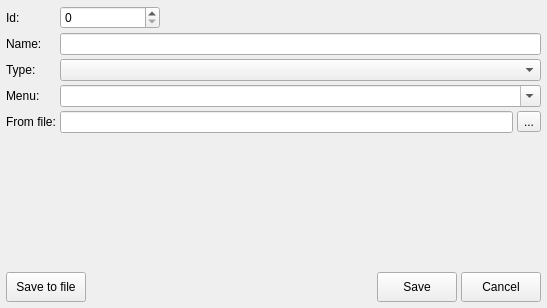
<?xml version="1.0" encoding="UTF-8"?>
<ui version="4.0">
 <class>ReportEditWidget</class>
 <widget class="QWidget" name="ReportEditWidget">
  <property name="geometry">
   <rect>
    <x>0</x>
    <y>0</y>
    <width>547</width>
    <height>308</height>
   </rect>
  </property>
  <property name="windowTitle">
   <string>Form</string>
  </property>
  <layout class="QFormLayout" name="formLayout">
   <property name="horizontalSpacing">
    <number>4</number>
   </property>
   <property name="verticalSpacing">
    <number>4</number>
   </property>
   <property name="leftMargin">
    <number>6</number>
   </property>
   <property name="topMargin">
    <number>6</number>
   </property>
   <property name="rightMargin">
    <number>6</number>
   </property>
   <property name="bottomMargin">
    <number>6</number>
   </property>
   <item row="0" column="0">
    <widget class="QLabel" name="label_3">
     <property name="text">
      <string>Id:</string>
     </property>
    </widget>
   </item>
   <item row="0" column="1">
    <widget class="AdvSpinBox" name="edId">
     <property name="maximumSize">
      <size>
       <width>100</width>
       <height>16777215</height>
      </size>
     </property>
    </widget>
   </item>
   <item row="1" column="0">
    <widget class="QLabel" name="label">
     <property name="text">
      <string>Name:</string>
     </property>
    </widget>
   </item>
   <item row="1" column="1">
    <widget class="AdvLineEdit" name="edName"/>
   </item>
   <item row="2" column="0">
    <widget class="QLabel" name="label_2">
     <property name="text">
      <string>Type:</string>
     </property>
    </widget>
   </item>
   <item row="2" column="1">
    <widget class="AdvComboBox" name="cmbType"/>
   </item>
   <item row="3" column="0">
    <widget class="QLabel" name="label_5">
     <property name="text">
      <string>Menu:</string>
     </property>
    </widget>
   </item>
   <item row="3" column="1">
    <widget class="AdvComboBox" name="cmbMenu">
     <property name="editable">
      <bool>true</bool>
     </property>
    </widget>
   </item>
   <item row="4" column="0">
    <widget class="QLabel" name="label_4">
     <property name="text">
      <string>From file:</string>
     </property>
    </widget>
   </item>
   <item row="4" column="1">
    <layout class="QHBoxLayout" name="horizontalLayout_3">
     <item>
      <widget class="AdvLineEdit" name="edInFile"/>
     </item>
     <item>
      <widget class="QToolButton" name="btnChooseSourceFile">
       <property name="text">
        <string>...</string>
       </property>
      </widget>
     </item>
    </layout>
   </item>
   <item row="6" column="0" colspan="2">
    <layout class="QHBoxLayout" name="horizontalLayout_2">
     <item>
      <widget class="QPushButton" name="btnSaveToFile">
       <property name="minimumSize">
        <size>
         <width>0</width>
         <height>30</height>
        </size>
       </property>
       <property name="text">
        <string>Save to file</string>
       </property>
      </widget>
     </item>
     <item>
      <spacer name="horizontalSpacer_2">
       <property name="orientation">
        <enum>Qt::Horizontal</enum>
       </property>
       <property name="sizeHint" stdset="0">
        <size>
         <width>40</width>
         <height>20</height>
        </size>
       </property>
      </spacer>
     </item>
     <item>
      <widget class="QPushButton" name="btnSave">
       <property name="minimumSize">
        <size>
         <width>0</width>
         <height>30</height>
        </size>
       </property>
       <property name="text">
        <string>Save</string>
       </property>
      </widget>
     </item>
     <item>
      <widget class="QPushButton" name="btnCancel">
       <property name="minimumSize">
        <size>
         <width>0</width>
         <height>30</height>
        </size>
       </property>
       <property name="text">
        <string>Cancel</string>
       </property>
      </widget>
     </item>
    </layout>
   </item>
   <item row="5" column="0" colspan="2">
    <spacer name="verticalSpacer">
     <property name="orientation">
      <enum>Qt::Vertical</enum>
     </property>
     <property name="sizeHint" stdset="0">
      <size>
       <width>401</width>
       <height>600</height>
      </size>
     </property>
    </spacer>
   </item>
  </layout>
 </widget>
 <customwidgets>
  <customwidget>
   <class>AdvLineEdit</class>
   <extends>QLineEdit</extends>
   <header>widgets/advlineedit.h</header>
  </customwidget>
  <customwidget>
   <class>AdvComboBox</class>
   <extends>QComboBox</extends>
   <header>widgets/advcombobox.h</header>
  </customwidget>
  <customwidget>
   <class>AdvSpinBox</class>
   <extends>QSpinBox</extends>
   <header>widgets/advspinbox.h</header>
  </customwidget>
 </customwidgets>
 <resources/>
 <connections/>
</ui>
